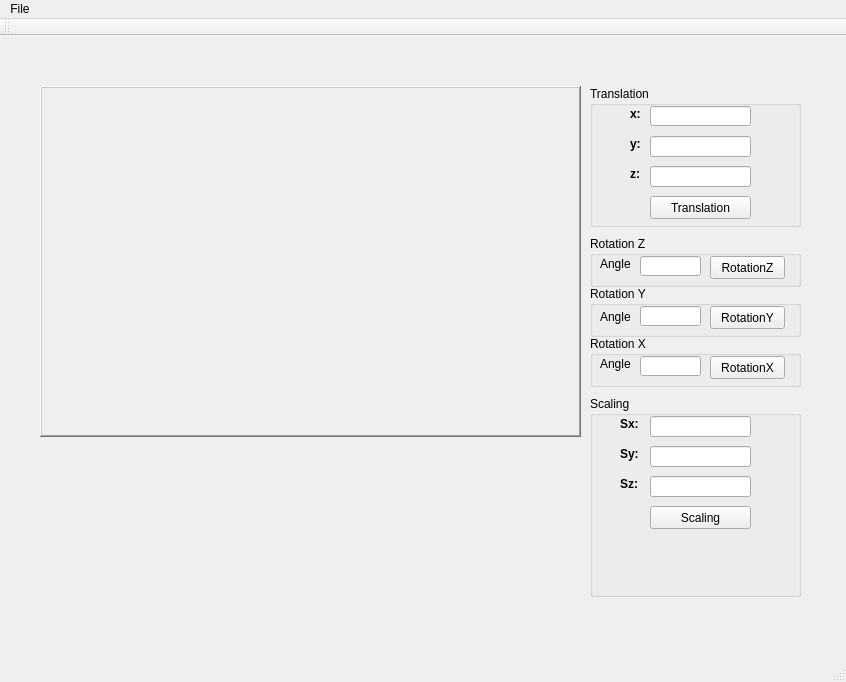
<?xml version="1.0" encoding="UTF-8"?>
<ui version="4.0">
 <class>MainWindow</class>
 <widget class="QMainWindow" name="MainWindow">
  <property name="geometry">
   <rect>
    <x>0</x>
    <y>0</y>
    <width>846</width>
    <height>682</height>
   </rect>
  </property>
  <property name="windowTitle">
   <string>MainWindow</string>
  </property>
  <widget class="QWidget" name="centralWidget">
   <widget class="QFrame" name="Pixmapframe">
    <property name="geometry">
     <rect>
      <x>40</x>
      <y>50</y>
      <width>541</width>
      <height>351</height>
     </rect>
    </property>
    <property name="frameShape">
     <enum>QFrame::WinPanel</enum>
    </property>
    <property name="frameShadow">
     <enum>QFrame::Raised</enum>
    </property>
   </widget>
   <widget class="QGroupBox" name="groupBox1">
    <property name="geometry">
     <rect>
      <x>590</x>
      <y>50</y>
      <width>211</width>
      <height>141</height>
     </rect>
    </property>
    <property name="title">
     <string>Translation</string>
    </property>
    <widget class="QPushButton" name="pushButtonTranslation">
     <property name="geometry">
      <rect>
       <x>60</x>
       <y>110</y>
       <width>101</width>
       <height>23</height>
      </rect>
     </property>
     <property name="text">
      <string>Translation</string>
     </property>
    </widget>
    <widget class="QLabel" name="labelTransX">
     <property name="geometry">
      <rect>
       <x>40</x>
       <y>20</y>
       <width>21</width>
       <height>16</height>
      </rect>
     </property>
     <property name="font">
      <font>
       <pointsize>9</pointsize>
       <weight>75</weight>
       <bold>true</bold>
      </font>
     </property>
     <property name="text">
      <string>x:</string>
     </property>
    </widget>
    <widget class="QLabel" name="labelTransY">
     <property name="geometry">
      <rect>
       <x>40</x>
       <y>50</y>
       <width>21</width>
       <height>16</height>
      </rect>
     </property>
     <property name="font">
      <font>
       <pointsize>9</pointsize>
       <weight>75</weight>
       <bold>true</bold>
      </font>
     </property>
     <property name="text">
      <string>y:</string>
     </property>
    </widget>
    <widget class="QLabel" name="labelTransZ">
     <property name="geometry">
      <rect>
       <x>40</x>
       <y>80</y>
       <width>21</width>
       <height>16</height>
      </rect>
     </property>
     <property name="font">
      <font>
       <pointsize>9</pointsize>
       <weight>75</weight>
       <bold>true</bold>
      </font>
     </property>
     <property name="text">
      <string>z:</string>
     </property>
    </widget>
    <widget class="QLineEdit" name="lineEditTransY">
     <property name="geometry">
      <rect>
       <x>60</x>
       <y>50</y>
       <width>101</width>
       <height>21</height>
      </rect>
     </property>
    </widget>
    <widget class="QLineEdit" name="lineEditTransZ">
     <property name="geometry">
      <rect>
       <x>60</x>
       <y>80</y>
       <width>101</width>
       <height>21</height>
      </rect>
     </property>
    </widget>
    <widget class="QLineEdit" name="lineEditTransX">
     <property name="geometry">
      <rect>
       <x>60</x>
       <y>20</y>
       <width>101</width>
       <height>20</height>
      </rect>
     </property>
    </widget>
   </widget>
   <widget class="QGroupBox" name="groupBox5">
    <property name="geometry">
     <rect>
      <x>590</x>
      <y>360</y>
      <width>211</width>
      <height>201</height>
     </rect>
    </property>
    <property name="title">
     <string>Scaling</string>
    </property>
    <widget class="QLineEdit" name="lineEditScaleX">
     <property name="geometry">
      <rect>
       <x>60</x>
       <y>20</y>
       <width>101</width>
       <height>21</height>
      </rect>
     </property>
    </widget>
    <widget class="QLineEdit" name="lineEditScaleZ">
     <property name="geometry">
      <rect>
       <x>60</x>
       <y>80</y>
       <width>101</width>
       <height>21</height>
      </rect>
     </property>
    </widget>
    <widget class="QLineEdit" name="lineEditScaleY">
     <property name="geometry">
      <rect>
       <x>60</x>
       <y>50</y>
       <width>101</width>
       <height>21</height>
      </rect>
     </property>
    </widget>
    <widget class="QLabel" name="labelScalingY">
     <property name="geometry">
      <rect>
       <x>30</x>
       <y>50</y>
       <width>21</width>
       <height>16</height>
      </rect>
     </property>
     <property name="font">
      <font>
       <pointsize>9</pointsize>
       <weight>75</weight>
       <bold>true</bold>
      </font>
     </property>
     <property name="text">
      <string>Sy:</string>
     </property>
    </widget>
    <widget class="QLabel" name="labelScalingX">
     <property name="geometry">
      <rect>
       <x>30</x>
       <y>20</y>
       <width>21</width>
       <height>16</height>
      </rect>
     </property>
     <property name="font">
      <font>
       <pointsize>9</pointsize>
       <weight>75</weight>
       <bold>true</bold>
      </font>
     </property>
     <property name="text">
      <string>Sx:</string>
     </property>
    </widget>
    <widget class="QLabel" name="labelScalingZ">
     <property name="geometry">
      <rect>
       <x>30</x>
       <y>80</y>
       <width>21</width>
       <height>16</height>
      </rect>
     </property>
     <property name="font">
      <font>
       <pointsize>9</pointsize>
       <weight>75</weight>
       <bold>true</bold>
      </font>
     </property>
     <property name="text">
      <string>Sz:</string>
     </property>
    </widget>
    <widget class="QPushButton" name="pushButtonScaling">
     <property name="geometry">
      <rect>
       <x>60</x>
       <y>110</y>
       <width>101</width>
       <height>23</height>
      </rect>
     </property>
     <property name="text">
      <string>Scaling</string>
     </property>
    </widget>
   </widget>
   <widget class="QGroupBox" name="groupBox2">
    <property name="geometry">
     <rect>
      <x>590</x>
      <y>200</y>
      <width>211</width>
      <height>51</height>
     </rect>
    </property>
    <property name="title">
     <string>Rotation Z</string>
    </property>
    <widget class="QLabel" name="labelAngleZ">
     <property name="geometry">
      <rect>
       <x>10</x>
       <y>20</y>
       <width>31</width>
       <height>16</height>
      </rect>
     </property>
     <property name="text">
      <string>Angle:</string>
     </property>
    </widget>
    <widget class="QLineEdit" name="lineEditRotationAngleZ">
     <property name="geometry">
      <rect>
       <x>50</x>
       <y>20</y>
       <width>61</width>
       <height>20</height>
      </rect>
     </property>
    </widget>
    <widget class="QPushButton" name="pushButtonRotationZ">
     <property name="geometry">
      <rect>
       <x>120</x>
       <y>20</y>
       <width>75</width>
       <height>23</height>
      </rect>
     </property>
     <property name="text">
      <string>RotationZ</string>
     </property>
    </widget>
   </widget>
   <widget class="QGroupBox" name="groupBox3">
    <property name="geometry">
     <rect>
      <x>590</x>
      <y>250</y>
      <width>211</width>
      <height>51</height>
     </rect>
    </property>
    <property name="title">
     <string>Rotation Y</string>
    </property>
    <widget class="QLabel" name="labelAngleY">
     <property name="geometry">
      <rect>
       <x>10</x>
       <y>20</y>
       <width>31</width>
       <height>21</height>
      </rect>
     </property>
     <property name="text">
      <string>Angle:</string>
     </property>
    </widget>
    <widget class="QLineEdit" name="lineEditRotationAngleY">
     <property name="geometry">
      <rect>
       <x>50</x>
       <y>20</y>
       <width>61</width>
       <height>20</height>
      </rect>
     </property>
    </widget>
    <widget class="QPushButton" name="pushButtonRotationY">
     <property name="geometry">
      <rect>
       <x>120</x>
       <y>20</y>
       <width>75</width>
       <height>23</height>
      </rect>
     </property>
     <property name="text">
      <string>RotationY</string>
     </property>
    </widget>
   </widget>
   <widget class="QGroupBox" name="groupBox4">
    <property name="geometry">
     <rect>
      <x>590</x>
      <y>300</y>
      <width>211</width>
      <height>51</height>
     </rect>
    </property>
    <property name="title">
     <string>Rotation X</string>
    </property>
    <widget class="QLabel" name="labelAngleX">
     <property name="geometry">
      <rect>
       <x>10</x>
       <y>20</y>
       <width>31</width>
       <height>16</height>
      </rect>
     </property>
     <property name="text">
      <string>Angle:</string>
     </property>
    </widget>
    <widget class="QLineEdit" name="lineEditRotationAngleX">
     <property name="geometry">
      <rect>
       <x>50</x>
       <y>20</y>
       <width>61</width>
       <height>20</height>
      </rect>
     </property>
    </widget>
    <widget class="QPushButton" name="pushButtonRotationX">
     <property name="geometry">
      <rect>
       <x>120</x>
       <y>20</y>
       <width>75</width>
       <height>23</height>
      </rect>
     </property>
     <property name="text">
      <string>RotationX</string>
     </property>
    </widget>
   </widget>
  </widget>
  <widget class="QMenuBar" name="menuBar">
   <property name="geometry">
    <rect>
     <x>0</x>
     <y>0</y>
     <width>846</width>
     <height>21</height>
    </rect>
   </property>
   <widget class="QMenu" name="menuFile">
    <property name="title">
     <string>File</string>
    </property>
    <addaction name="actionOpen_files"/>
   </widget>
   <addaction name="menuFile"/>
  </widget>
  <widget class="QToolBar" name="mainToolBar">
   <attribute name="toolBarArea">
    <enum>TopToolBarArea</enum>
   </attribute>
   <attribute name="toolBarBreak">
    <bool>false</bool>
   </attribute>
  </widget>
  <widget class="QStatusBar" name="statusBar"/>
  <action name="actionVoronoi">
   <property name="text">
    <string>Voronoi</string>
   </property>
  </action>
  <action name="actionOpen_files">
   <property name="text">
    <string>Open files</string>
   </property>
  </action>
 </widget>
 <layoutdefault spacing="6" margin="11"/>
 <resources/>
 <connections/>
</ui>
